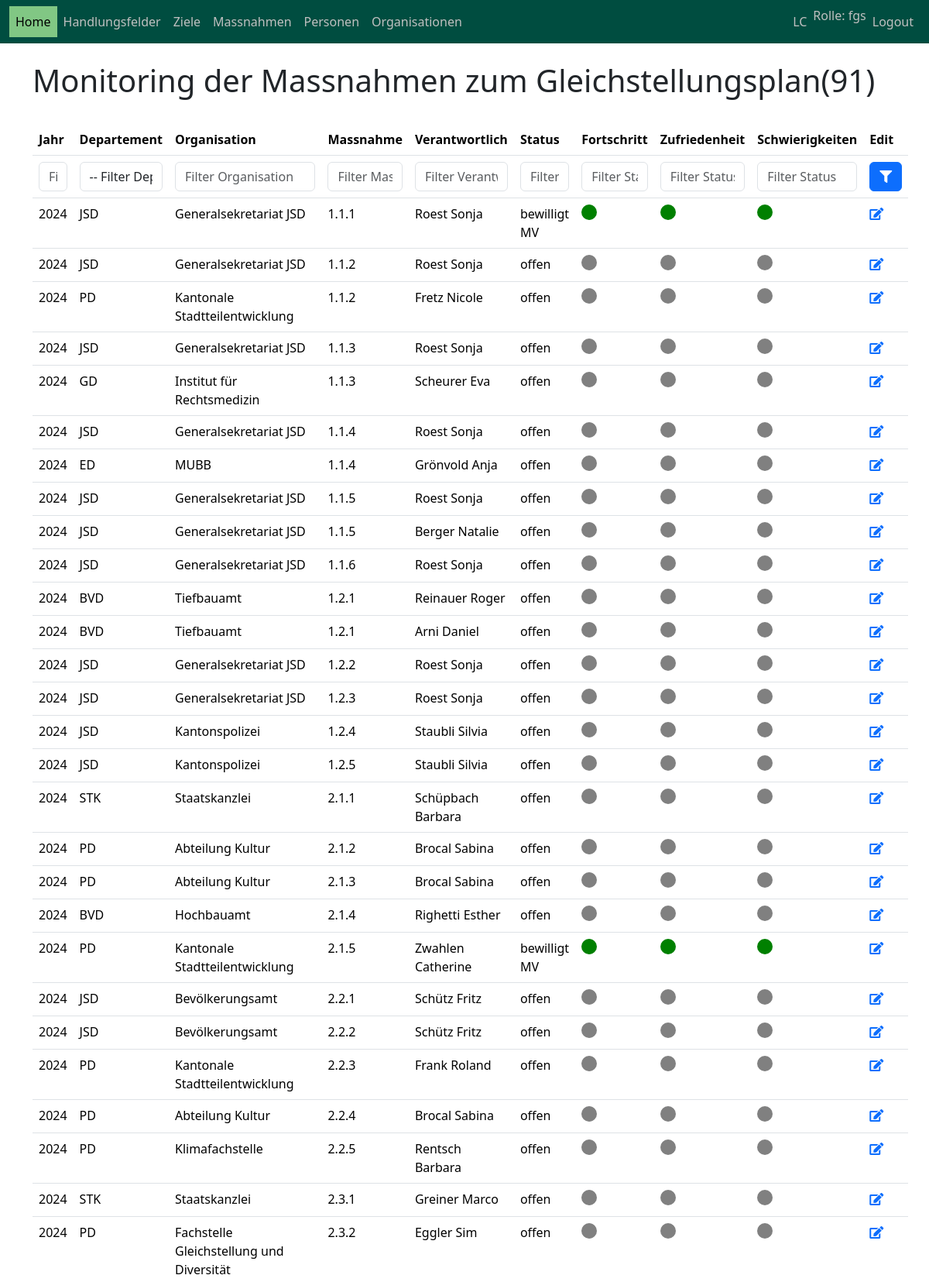
The app's page / (signed in, upper part) with its own data.
### objective_manager_app/models.py (models this page shows, shortened)
class PlanRecord(models.Model):
    massnahme = models.ForeignKey(Massnahme, on_delete=models.CASCADE)
    jahr = models.IntegerField(verbose_name="Jahr", default=datetime.now().year)
    faellig_am = models.DateField(verbose_name="Fällig am", blank=True, null=True)
    verantwortlich = models.ForeignKey(Person, on_delete=models.CASCADE, verbose_name="Massnahmenverantwortliche Person", null=True, blank=True, related_name='planrecord_person')
    organisation = models.ForeignKey(Organisation, on_delete=models.CASCADE, verbose_name="Federführende Organisation", null=True, blank=True, related_name='planrecord_organisation')
    rueckmeldung_code_mv = models.ForeignKey(RueckmeldungMV, on_delete=models.CASCADE, verbose_name="Bemerkungen MV (codiert)", null=True, blank=True, related_name='planrecord_bemerkungen_code_mv')
    rueckmeldung_mv = models.TextField(verbose_name="Bemerkungen MV zu Fortschritt, Zufriedenheit und Schwierigkeiten", null=True, blank=True)
    einhaltung_termin = models.BooleanField(verbose_name="Termin wird eingehalten", null=True, default=False)
    umsetzung_mv = models.TextField(verbose_name="Was wurde im Berichtsjahr umgesetzt?", null=True, blank=True)
    fortschritt = models.ForeignKey(Wertung, verbose_name="Zielerreichungsgrad", blank=True, null=True, on_delete=models.CASCADE, related_name='planrecord_fortschritt')
    zufriedenheit = models.ForeignKey(Wertung, verbose_name="Wie zufrieden sind die MV mit der Umsetzung der Massnahme", null=True, blank=True, on_delete=models.CASCADE, related_name='planrecord_zufriedenheit')
    schwierigkeiten = models.ForeignKey(Wertung, verbose_name="Schwierigkeiten", null=True, blank=True, on_delete=models.CASCADE, related_name='planrecord_schwierigkeiten')
    rueckmeldung_fgs = models.TextField(verbose_name="Bemerkungen FGS", null=True, blank=True)
    rueckmeldung_sp = models.TextField(verbose_name="Bemerkungen SP", null=True, blank=True)
    status = models.ForeignKey(StatusMassnahme,verbose_name="Status", null=True, default=17, on_delete=models.CASCADE)
    erstellt_am = models.DateTimeField(auto_now_add=True, verbose_name='Erstellt am')
    erstellt_von = models.ForeignKey(User, on_delete=models.CASCADE, verbose_name='Erstellt von')

class Organisation(models.Model):
    departement = models.CharField(max_length=200)
    dienststelle = models.CharField(max_length=200)
    bereich = models.CharField(max_length=200)
    departement_kuerzel = models.CharField(max_length=200)
    dienststelle_kuerzel = models.CharField(max_length=200)
    bereich_kuerzel = models.CharField(max_length=200)
    class Meta:
        ordering = ['departement_kuerzel', 'dienststelle']

class BusinessObject(models.Model):
    typ = models.ForeignKey("BusinessObjectTyp", on_delete=models.CASCADE, related_name="typ")
    vorgaenger = models.ForeignKey("self", on_delete=models.CASCADE, null=True, blank=True)
    kuerzel = models.CharField(max_length=10, verbose_name="Nummer")
    titel = models.CharField(max_length=200, verbose_name="Titel")
    beschreibung = models.TextField(verbose_name="Beschreibung")
    erstellt_am = models.DateTimeField(auto_now_add=True, verbose_name="Erstellt am")
    erstellt_von = models.ForeignKey(User, on_delete=models.CASCADE, verbose_name="Erstellt von", blank=True)
    aufwand_personen_tage_plan = models.DecimalField(max_digits=10, decimal_places=2, verbose_name="Aufwand Personentage", default=0)
    aufwand_tsd_chf_plan = models.DecimalField(max_digits=10, decimal_places=2, verbose_name="Aufwand tsd CHF", default=0)
    jahr_start = models.IntegerField(verbose_name="Jahr Start", default=datetime.now().year)
    jahr_ende = models.IntegerField(verbose_name="Jahr Ende", default=datetime.now().year)
    anmerkung_initialisierung = models.TextField(verbose_name="Pol. Vorstoss", null=True, blank=True)
    mess_groesse = models.CharField(max_length=200, verbose_name="Messbarkeit", blank=True, null=True)
    bestehende_massnahme = models.ForeignKey("NeuBestehend", on_delete=models.CASCADE, blank=True, null=True, default=5, related_name="bestehende_massnahme", verbose_name="Bestehende/Neue Massnahme")
    objects = models.Manager()
    handlungsfelder = HandlungsfeldManager()
    ziele = ZielManager()
    massnahmen = MassnahmeManager()

class Person(models.Model):
    user = models.OneToOneField(User, on_delete=models.CASCADE, blank=True, null=True)
    vorname = models.CharField(verbose_name= 'Vorname', max_length=200)
    nachname = models.CharField(verbose_name= 'Nachname', max_length=200)
    email = models.EmailField(verbose_name= 'Email', max_length=200, null=True, blank=True)
    telefon = models.CharField(verbose_name= 'Telefon', max_length=200, null=True, blank=True)
    organisation = models.ForeignKey(Organisation, on_delete=models.CASCADE)
    erstellt_am = models.DateTimeField(auto_now_add=True)
    class Meta:
        ordering = ['nachname', 'vorname']
    def __str__(self):
        return f"{self.nachname} {self.vorname}"

class Code(models.Model):
    kategorie = models.ForeignKey(CodeKategorie, on_delete=models.CASCADE)
    kuerzel = models.CharField(max_length=10)
    titel = models.CharField(max_length=10)
    beschreibung = models.CharField(max_length=200)
    def __str__(self):
        return self.titel

### objective_manager_app/views.py (the view)
# urls.py: path("", views.plan_records_list, name="home"),
def plan_records_list(request):
    user = request.user
    plan_records = PlanRecord.objects.all()
    departement_choices = Organisation.objects.values_list('departement_kuerzel', flat=True).distinct().order_by('departement_kuerzel')
    if user.groups.filter(name='mv').exists():
        plan_records = plan_records.filter(verantwortlich__user=user)
    elif user.groups.filter(name='sp').exists():
        person = Person.objects.get(user=user)
        plan_records = plan_records.filter(organisation__departement_kuerzel=person.organisation.departement_kuerzel)
    if request.method == "POST":
        pass
    else:
        jahr = request.GET.get('jahr')
        if jahr:
            plan_records = plan_records.filter(jahr__icontains=jahr)
        organisation = request.GET.get('organisation')
        if organisation:
            plan_records = plan_records.filter(bereich__icontains=organisation)
        departement = request.GET.get('departement')
        if departement:
            plan_records = plan_records.filter(departement__kuerzel__icontains=departement)
        massnahme = request.GET.get('massnahme')
        if massnahme:
            plan_records = plan_records.filter(massnahme__titel__icontains=massnahme)
    context = {
        'plan_records': plan_records,
        'departement_choices': departement_choices,
        'is_fgs_member': user.groups.filter(name='fgs').exists(),
        'is_sp_member': user.groups.filter(name='sp').exists(),
        'is_mv_member': user.groups.filter(name='mv').exists(),
        'is_admin_member': user.groups.filter(name='admin').exists(),
    }
    return render(
        request,
        "objective_manager_app/home.html",
        context,
    )

### objective_manager_app/templatetags/custom_filters.py (called while the page is built)
@register.filter(name='is_in_group')
def is_in_group(user, group_name):
    if user.is_authenticated:
        return user.groups.filter(name=group_name).exists()
    return False

### templates/objective_manager_app/home.html (shortened to what this page needs)
{% extends "base.html" %}
{% block content %}
    <div class="container">
        <h1>Monitoring der Massnahmen zum Gleichstellungsplan({{ plan_records|length}})</h1>
        <br>
        {% if request.user.is_authenticated %}
            <form method="get">
                <table class="table">
                    <thead>
                        <tr>
                            <th>Jahr</th>
                            <th>Departement</th>
                            <th>Organisation</th>
                            <th>Massnahme</th>
                            <th>Verantwortlich</th>
                            <th>Status</th>
                            <th>Fortschritt</th>
                            <th>Zufriedenheit</th>
                            <th>Schwierigkeiten</th>
                            <th>Edit</th>
                        </tr>
                        <tr>
                            <th><input type="text" name="jahr" class="form-control" placeholder="Filter Jahr" value="{{ request.GET.jahr }}"></th>
                            <th>
                                <select name="departement" class="form-control">
                                    <option value="">-- Filter Departement --</option>
                                </select>
                            </th>
                            <th><input type="text" name="organisation" class="form-control" placeholder="Filter Organisation" value="{{ request.GET.organisation }}"></th>
                            <th><input type="text" name="massnahme" class="form-control" placeholder="Filter Massnahme" value="{{ request.GET.massnahme }}"></th>
                            <th><input type="text" name="verantwortlich" class="form-control" placeholder="Filter Verantwortlich" value="{{ request.GET.aufwand_ist }}"></th>
                            <th><input type="text" name="status" class="form-control" placeholder="Filter Status" value="{{ request.GET.status }}"></th>
                            <th><input type="text" name="status" class="form-control" placeholder="Filter Status" value="{{ request.GET.status }}"></th>
                            <th><input type="text" name="status" class="form-control" placeholder="Filter Status" value="{{ request.GET.status }}"></th>
                            <th><input type="text" name="status" class="form-control" placeholder="Filter Status" value="{{ request.GET.status }}"></th>
                            <th><button type="submit" class="btn btn-primary"><i class="fa fa-filter"></i></button></th>
                        </tr>
                    </thead>
            </form>
                <tbody>
                    {% for pr in plan_records %}
                    <tr>
                        <td>{{pr.jahr}}</td>
                        <td>{{ pr.organisation.departement_kuerzel }}</td>
                        <td>{{ pr.organisation.dienststelle }}</td>
                        <td>{{ pr.massnahme.kuerzel }}</td>
                        <td>{{ pr.verantwortlich }}</td>
                        <td>{{ pr.status }}</td>
                        <td>
                            {% if pr.fortschritt.id == 14 %}
                                <span class="dot green-dot"></span>
                            {% elif pr.fortschritt.id == 15 %}
                                <span class="dot orange-dot"></span>
                            {% elif pr.fortschritt.id == 16 %}
                                <span class="dot red-dot"></span>
                            {% else %}
                                <span class="dot grey-dot"></span>
                            {% endif %}
                        </td>
                        <td>
                            {% if pr.zufriedenheit.id == 14 %}
                                <span class="dot green-dot"></span>
                            {% elif pr.zufriedenheit.id == 15 %}
                                <span class="dot orange-dot"></span>
                            {% elif pr.zufriedenheit.id == 16 %}
                                <span class="dot red-dot"></span>
                            {% else %}
                                <span class="dot grey-dot"></span>
                            {% endif %}
                        </td>
                        <td>
                            {% if pr.schwierigkeiten.id == 14 %}
                                <span class="dot green-dot"></span>
                            {% elif pr.schwierigkeiten.id == 15 %}
                                <span class="dot orange-dot"></span>
                            {% elif pr.schwierigkeiten.id == 16 %}
                                <span class="dot red-dot"></span>
                            {% else %}
                                <span class="dot grey-dot"></span>
                            {% endif %}
                        </td>
                        <td><a href="{% url 'plan_record_edit' pr.pk %}"><i class="fas fa-edit"></i></a></td>
                    </tr>
                    {% endfor %}
                </tbody>
            <br>
        {% else %}
            Bitte <a href="{% url 'login_account:login' %}">einloggen</a>
        {% endif %}
    </div>
    {% endblock %}

### templates/base.html (shortened to what this page needs)
{% load static %}
{% load custom_filters %}
<!DOCTYPE html>
<html lang="de">
<head>
    {% load django_bootstrap5 %} {% bootstrap_css %} {% bootstrap_javascript %}
    <link href="https://cdnjs.cloudflare.com/ajax/libs/font-awesome/5.15.4/css/all.min.css" rel="stylesheet" />
    <link rel="stylesheet" href="https://cdnjs.cloudflare.com/ajax/libs/toastr.js/latest/toastr.min.css">
    <link rel="stylesheet" href="{% static 'css/styles.css' %}" />
</head>
<body>
  <nav class="navbar navbar-expand-sm navbar-custom">
    <div class="container-fluid">
      <ul class="navbar-nav">
        {% if request.user.is_authenticated %}
        <li class="nav-item">
          <a class="nav-link {% if request.resolver_match.url_name == 'home' %}active{% endif %}" href="{% url 'home' %}">Home</a>
        </li>
        <li class="nav-item">
          <a class="nav-link {% if request.resolver_match.url_name == 'handlungsfelder_list' %}active{% endif %}" href="{% url 'handlungsfelder_list' %}">Handlungsfelder</a>
        </li>
        <li class="nav-item">
          <a class="nav-link {% if request.resolver_match.url_name == 'ziele_list' %}active{% endif %}" href="{% url 'ziele_list' %}">Ziele</a>
        </li>
        {% endif %}
        {% if request.user.is_authenticated %}
          <li class="nav-item">
            <a class="nav-link {% if request.resolver_match.url_name == 'massnahmen_list' %}active{% endif %}" href="{% url 'massnahmen_list' %}">Massnahmen</a>
          </li>
        {% endif %}
        {% if request.user|is_in_group:"fgs" %}
          <li class="nav-item">
            <a class="nav-link {% if request.resolver_match.url_name == 'personen_list' %}active{% endif %}" href="{% url 'personen_list' %}">Personen</a>
          </li>
          <li class="nav-item">
            <a class="nav-link {% if request.resolver_match.url_name == 'organisationen_list' %}active{% endif %}" href="{% url 'organisationen_list' %}">Organisationen</a>
          </li>
        {% endif %}
      </ul>
      <ul class="navbar-nav ms-auto top-aligned">
        {% if not request.user.is_authenticated %}
          <li class="nav-item">
            <a class="nav-link" href="{% url 'login_account:login' %}">Login</a>
          </li>
        {% else %}
          <li class="nav-item">
            <a class="nav-link" href="{% url 'login_account:profile' %}">
              {{ request.user.first_name|slice:":1"|upper }}{{ request.user.last_name|slice:":1"|upper }}
            </a>
          </li>
          <li class="nav-item">
            Rolle:
            {% for group in request.user.groups.all %}
              {% if group.name in "fgs mv sp" %}
                {{ group.name }}
              {% endif %}
            {% endfor %}
          </li>
          <li class="nav-item">
            <a class="nav-link" href="{% url 'login_account:logout' %}">Logout</a>
          </li>
        {% endif %}
      </ul>
    </div>
  </nav>
  <br>
  {% block content %}
  {% endblock %}
</body>
</html>

### static/css/styles.css (style rules this page uses)
.navbar-custom { background-color: #004d40; color: silver; }
.navbar-custom .navbar-brand, .navbar-custom .nav-link { color: silver; }
.navbar-custom .hover, .navbar-custom .active { background-color: #81c784; color: #004d40; }
.dot { height: 15px; width: 15px; border-radius: 50%; display: inline-block; }
.green-dot { background-color: green; }

### templates/objective_manager_app/home.html (style rules this page uses)
.dot { height: 20px; width: 20px; border-radius: 50%; display: inline-block; }
.green-dot { background-color: green; }
.grey-dot { background-color: grey; }

### records on screen
PlanRecord: jahr "2024", organisation.departement_kuerzel "JSD", organisation.dienststelle "Generalsekretariat JSD", massnahme.kuerzel "1.1.1", verantwortlich "Roest Sonja", status "bewilligt MV"
PlanRecord: jahr "2024", organisation.departement_kuerzel "JSD", organisation.dienststelle "Generalsekretariat JSD", massnahme.kuerzel "1.1.2", verantwortlich "Roest Sonja", status "offen"
PlanRecord: jahr "2024", organisation.departement_kuerzel "PD", organisation.dienststelle "Kantonale Stadtteilentwicklung", massnahme.kuerzel "1.1.2", verantwortlich "Fretz Nicole", status "offen"
PlanRecord: jahr "2024", organisation.departement_kuerzel "JSD", organisation.dienststelle "Generalsekretariat JSD", massnahme.kuerzel "1.1.3", verantwortlich "Roest Sonja", status "offen"
PlanRecord: jahr "2024", organisation.departement_kuerzel "GD", organisation.dienststelle "Institut für Rechtsmedizin", massnahme.kuerzel "1.1.3", verantwortlich "Scheurer Eva", status "offen"
PlanRecord: jahr "2024", organisation.departement_kuerzel "JSD", organisation.dienststelle "Generalsekretariat JSD", massnahme.kuerzel "1.1.4", verantwortlich "Roest Sonja", status "offen"
PlanRecord: jahr "2024", organisation.departement_kuerzel "ED", organisation.dienststelle "MUBB", massnahme.kuerzel "1.1.4", verantwortlich "Grönvold Anja", status "offen"
PlanRecord: jahr "2024", organisation.departement_kuerzel "JSD", organisation.dienststelle "Generalsekretariat JSD", massnahme.kuerzel "1.1.5", verantwortlich "Roest Sonja", status "offen"
PlanRecord: jahr "2024", organisation.departement_kuerzel "JSD", organisation.dienststelle "Generalsekretariat JSD", massnahme.kuerzel "1.1.5", verantwortlich "Berger Natalie", status "offen"
PlanRecord: jahr "2024", organisation.departement_kuerzel "JSD", organisation.dienststelle "Generalsekretariat JSD", massnahme.kuerzel "1.1.6", verantwortlich "Roest Sonja", status "offen"
PlanRecord: jahr "2024", organisation.departement_kuerzel "BVD", organisation.dienststelle "Tiefbauamt", massnahme.kuerzel "1.2.1", verantwortlich "Reinauer Roger", status "offen"
PlanRecord: jahr "2024", organisation.departement_kuerzel "BVD", organisation.dienststelle "Tiefbauamt", massnahme.kuerzel "1.2.1", verantwortlich "Arni Daniel", status "offen"
PlanRecord: jahr "2024", organisation.departement_kuerzel "JSD", organisation.dienststelle "Generalsekretariat JSD", massnahme.kuerzel "1.2.2", verantwortlich "Roest Sonja", status "offen"
PlanRecord: jahr "2024", organisation.departement_kuerzel "JSD", organisation.dienststelle "Generalsekretariat JSD", massnahme.kuerzel "1.2.3", verantwortlich "Roest Sonja", status "offen"
PlanRecord: jahr "2024", organisation.departement_kuerzel "JSD", organisation.dienststelle "Kantonspolizei", massnahme.kuerzel "1.2.4", verantwortlich "Staubli Silvia", status "offen"
PlanRecord: jahr "2024", organisation.departement_kuerzel "JSD", organisation.dienststelle "Kantonspolizei", massnahme.kuerzel "1.2.5", verantwortlich "Staubli Silvia", status "offen"
PlanRecord: jahr "2024", organisation.departement_kuerzel "STK", organisation.dienststelle "Staatskanzlei", massnahme.kuerzel "2.1.1", verantwortlich "Schüpbach Barbara", status "offen"
PlanRecord: jahr "2024", organisation.departement_kuerzel "PD", organisation.dienststelle "Abteilung Kultur", massnahme.kuerzel "2.1.2", verantwortlich "Brocal Sabina", status "offen"
PlanRecord: jahr "2024", organisation.departement_kuerzel "PD", organisation.dienststelle "Abteilung Kultur", massnahme.kuerzel "2.1.3", verantwortlich "Brocal Sabina", status "offen"
PlanRecord: jahr "2024", organisation.departement_kuerzel "BVD", organisation.dienststelle "Hochbauamt", massnahme.kuerzel "2.1.4", verantwortlich "Righetti Esther", status "offen"
PlanRecord: jahr "2024", organisation.departement_kuerzel "PD", organisation.dienststelle "Kantonale Stadtteilentwicklung", massnahme.kuerzel "2.1.5", verantwortlich "Zwahlen Catherine", status "bewilligt MV"
PlanRecord: jahr "2024", organisation.departement_kuerzel "JSD", organisation.dienststelle "Bevölkerungsamt", massnahme.kuerzel "2.2.1", verantwortlich "Schütz Fritz", status "offen"
PlanRecord: jahr "2024", organisation.departement_kuerzel "JSD", organisation.dienststelle "Bevölkerungsamt", massnahme.kuerzel "2.2.2", verantwortlich "Schütz Fritz", status "offen"
PlanRecord: jahr "2024", organisation.departement_kuerzel "PD", organisation.dienststelle "Kantonale Stadtteilentwicklung", massnahme.kuerzel "2.2.3", verantwortlich "Frank Roland", status "offen"
PlanRecord: jahr "2024", organisation.departement_kuerzel "PD", organisation.dienststelle "Abteilung Kultur", massnahme.kuerzel "2.2.4", verantwortlich "Brocal Sabina", status "offen"
PlanRecord: jahr "2024", organisation.departement_kuerzel "PD", organisation.dienststelle "Klimafachstelle", massnahme.kuerzel "2.2.5", verantwortlich "Rentsch Barbara", status "offen"
PlanRecord: jahr "2024", organisation.departement_kuerzel "STK", organisation.dienststelle "Staatskanzlei", massnahme.kuerzel "2.3.1", verantwortlich "Greiner Marco", status "offen"
PlanRecord: jahr "2024", organisation.departement_kuerzel "PD", organisation.dienststelle "Fachstelle Gleichstellung und Diversität", massnahme.kuerzel "2.3.2", verantwortlich "Eggler Sim", status "offen"

### other values on screen
{{ request.user.first_name|slice:":1"|upper }} "L"
{{ request.user.last_name|slice:":1"|upper }} "C"
{{ group.name }} "fgs"
{{ plan_records|length }} "91"
